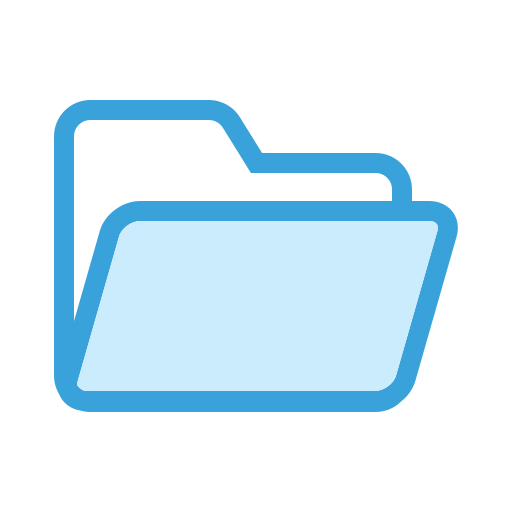
#> input picture dic.png, 512 x 512 px
$ python correction_ui.py
#> lines starting #> are read from the running program, lines starting #| are printed output that depends on the picture
import tkinter as tk
from tkinter import filedialog as fd
from PIL import ImageTk, Image
from correction import *
import cv2
import os

second_step = False

def select_file():
	global second_step
	filetypes = (("Video Files", "*.jpg;*.jpeg;*.png"), ('All files', '*.*'))
	File = fd.askopenfilename(title='Open a file', initialdir='/', filetypes=filetypes)
	file = ""
	for i in range(len(File) - 1, 0, -1):
		if File[i] == '/':
			file = File[i+1:]
			break
	filename.set(file)

	if File:
		# show_frame(File)
		image = cv2.imread(File)
		image = cv2.resize(image, (width, height))
		result_image, landmarks = detect(image)
		result_image, correction_text = is_middle(result_image, landmarks)
		if correction_text == 'Centerline Correct':
			msgbox_text.insert('end', '請根據鏡頭調整距離鏡頭的遠近\n')
			result_image, result_text = is_distance_ok(result_image, landmarks)
			if result_text == 'Distance Correct':
				msgbox_text.insert('end', '校正結束\n')
				second_step = True
			else:
				msgbox_text.insert('end', result_text+'\n')
		else:
			msgbox_text.insert('end', correction_text+'\n')

		show_frame(result_image)


def show_frame(image):
	image_rgb = cv2.cvtColor(image, cv2.COLOR_BGR2RGB)
	image_pil = Image.fromarray(image_rgb)
	image_tk = ImageTk.PhotoImage(image_pil)
	canvas1.itemconfig(image_on_canvas, image=image_tk)
	canvas1.image = image_tk

def _quit():
	root.quit()
	root.destroy()
	os._exit(0)


""" main """
root = tk.Tk()
root.title("yoga correction sample")

tk.Label(text="File name: ", font=('Comic Sans MS', 12)).grid(row=0, column=0)
filename = tk.StringVar()
print_filename = tk.Label(root, textvariable=filename, font=('Comic Sans MS', 12))
print_filename.grid(row=0, column=1)

photo = Image.open('./dic.png').resize((30, 30))
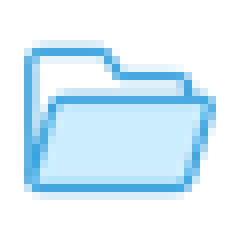
#> photo: PIL image 30x30 RGBA (shown 8 times larger); mean R, G, B, A 53.9, 86.9, 105.4, 85; transparent parts drawn white
photoimage = ImageTk.PhotoImage(photo)
tk.Button(master=root, text='Select File', image=photoimage, font=('Comic Sans MS', 12), command=select_file).grid(row=0, column=2)
# tk.Button(master=root, text='Start', font=('Comic Sans MS', 12), command=Start).grid(row=0, column=3)
tk.Button(master=root, text='Exit', font=('Comic Sans MS', 12), command=_quit).grid(row=0, column=3)


""" img """
width, height = 800, 650
img = cv2.imread('./Dataset/correction/5.jpg')
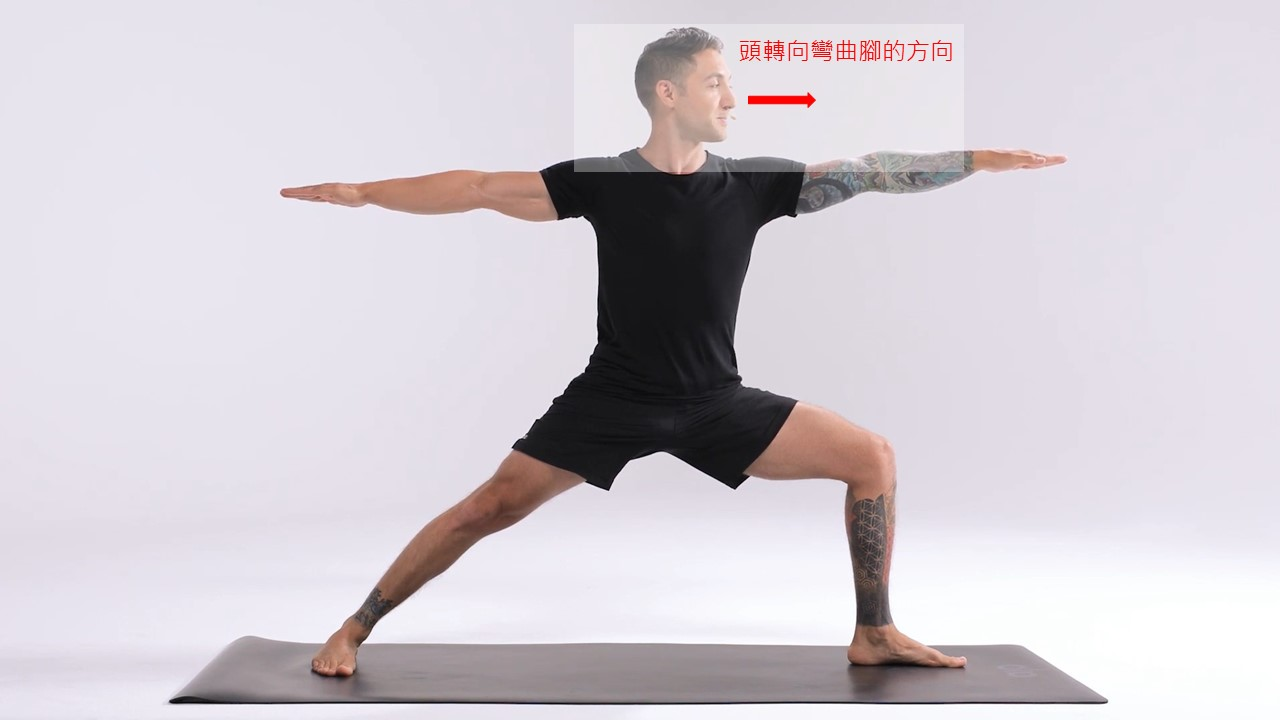
#> input picture data/image/WarriorIIRulePic/5.JPG, 1280 x 720 px, found by its file name
#> img is the input picture: shape (720, 1280, 3); mean B, G, R 209.6, 202.9, 209.2
img = cv2.resize(img, (width, height))
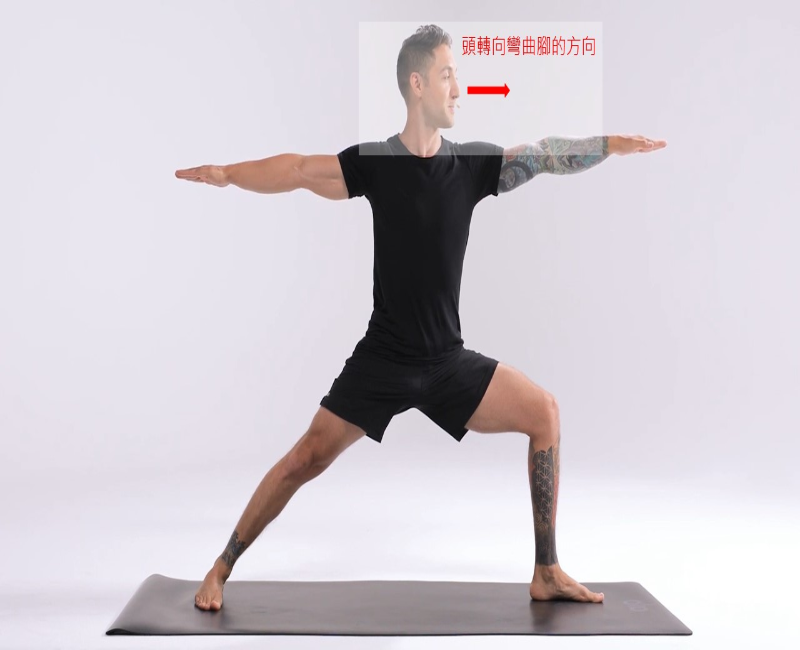
#> img: shape (650, 800, 3); mean B, G, R 209.6, 202.9, 209.1
image_rgb = cv2.cvtColor(img, cv2.COLOR_BGR2RGB)
image_pil = Image.fromarray(image_rgb)
tk_img = ImageTk.PhotoImage(image_pil)
canvas1 = tk.Canvas(root, width=width, height=height)
image_on_canvas = canvas1.create_image(0, 0, anchor='nw', image=tk_img)
canvas1.grid(row=1, column=0, columnspan=2)

""" text """
msgbox_text = tk.Text(root, height=20, width=50, font=('Comic Sans MS', 12))
msgbox_text.grid(row=1, column=3)
msgbox_text.delete('1.0', tk.END)
msgbox_text.insert('end', "請調整鏡頭角度\n請站在畫面正中間，雙手平舉，兩腳保持一步的距離\n")

#> (the run stopped early here; a loop or call above may not have finished)
